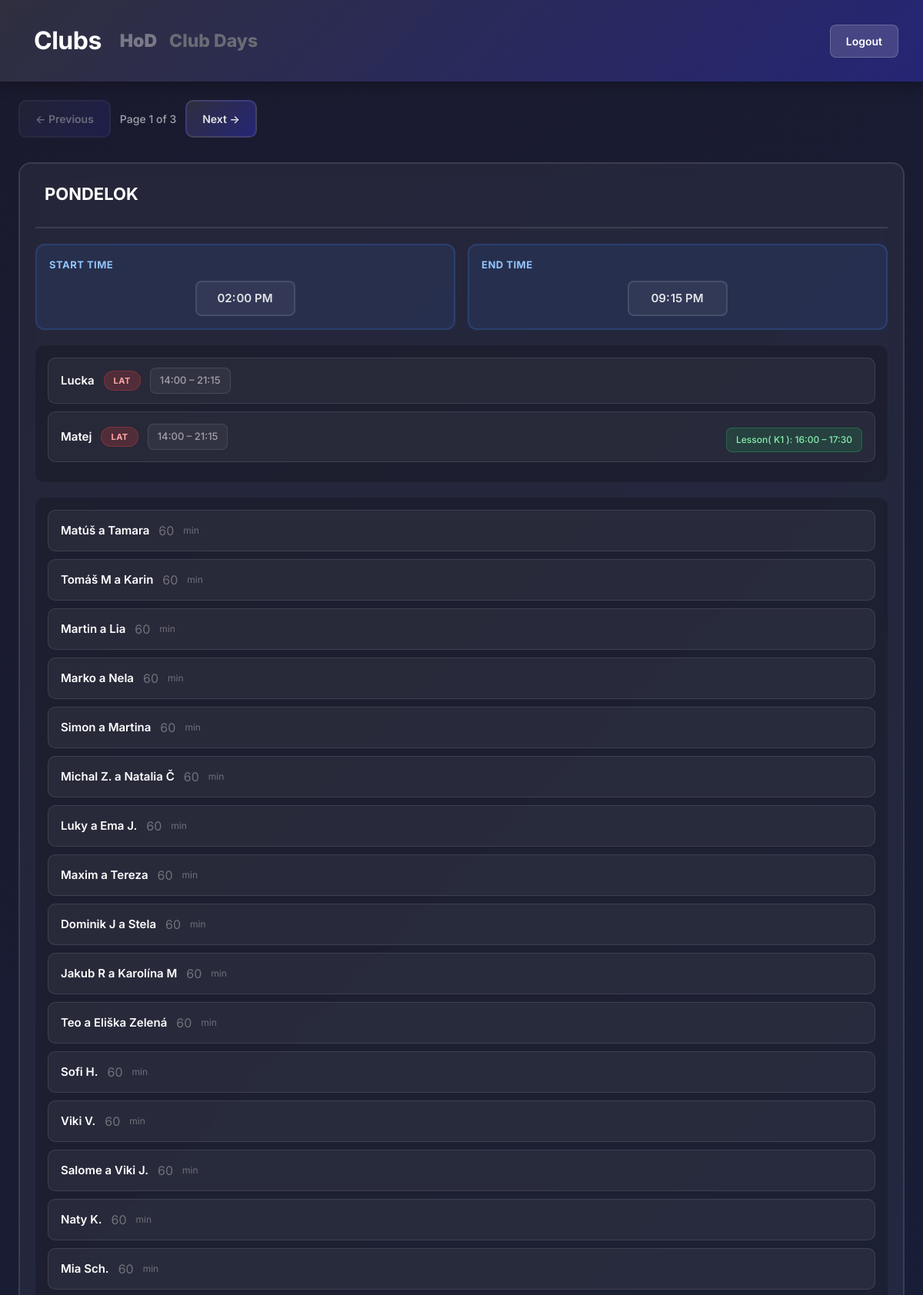
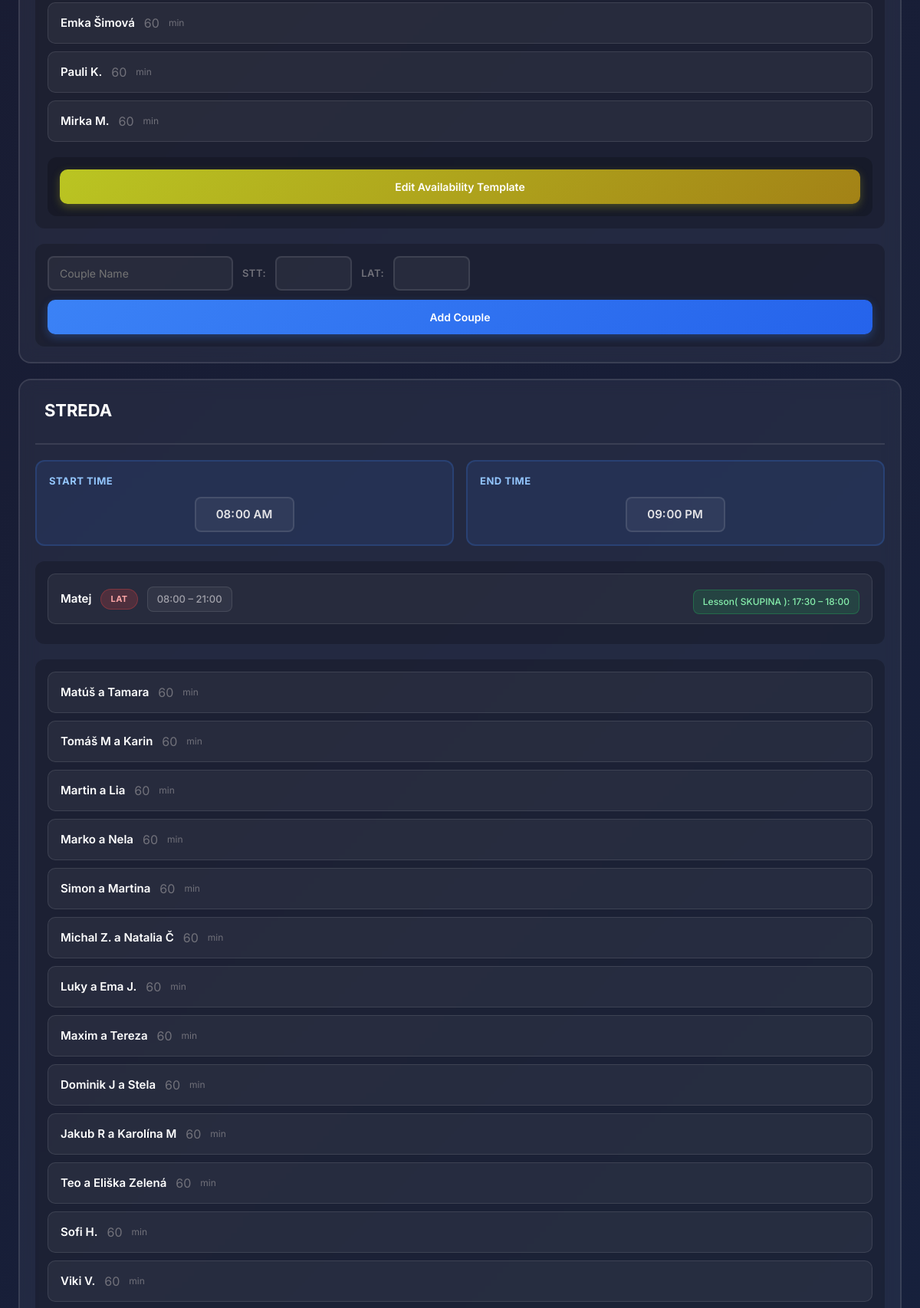
/dancer/club/16/ (signed in, upper part), run on the app's committed database (2 pictures, top to bottom).
### TrainerClubs/models.py (models this page shows, shortened)
class Club(models.Model):
    club_owner = models.ForeignKey(User, on_delete=models.CASCADE, related_name='clubs')
    name = models.CharField(max_length=100)
    profile_picture = models.ImageField(upload_to='club_profiles/', blank=True, null=True)

### main/models.py (models this page shows, shortened)
class Day(models.Model):
    club = models.ForeignKey(Club, on_delete=models.CASCADE, related_name="day", blank=True, null=True)
    user = models.ForeignKey(User, on_delete=models.CASCADE, related_name='day')
    name = models.CharField(max_length=200)
    couples = models.ManyToManyField('Couple', related_name='days', blank=True)
    start_time = models.TimeField(default=time(8,0))
    end_time = models.TimeField(default=time(21,0))
    trainers = models.ManyToManyField('Trainer', related_name='day', blank=True)

class Trainer(models.Model):
    club = models.ForeignKey(Club, on_delete=models.CASCADE, related_name='trainer', null=True, blank=True)
    user = models.ForeignKey(User, on_delete=models.CASCADE, related_name='trainer', null=True, blank=True)
    uid = models.IntegerField(default=0)
    name = models.CharField(max_length = 200)
    group_lesson = models.ManyToManyField('GroupLesson', related_name='trainer', blank=True)
    start_time = models.TimeField()
    end_time = models.TimeField()
    focus = models.CharField(max_length=10, default="S&L")

class TrainerDayAvailability(models.Model):
    club = models.ForeignKey(Club, on_delete=models.CASCADE, related_name='trainer_availabilities', blank=True, null=True)
    user = models.ForeignKey(User, on_delete=models.CASCADE, related_name='trainer_availabilities')
    day = models.ForeignKey('Day', on_delete=models.CASCADE, related_name='trainer_availabilities')
    trainer = models.ForeignKey('Trainer', on_delete=models.CASCADE, related_name='day_availabilities')
    start_time = models.TimeField()
    end_time = models.TimeField()
    class Meta:
        unique_together = ('day', 'trainer')

class GroupLesson(models.Model):
    club = models.ForeignKey(Club, on_delete=models.CASCADE, related_name='group_lessons', blank=True, null=True)
    user = models.ForeignKey(User, on_delete=models.CASCADE, related_name='group_lessons')
    day = models.ForeignKey('Day', on_delete=models.CASCADE, related_name='group_lessons', null=True, blank=True)
    groups = models.ManyToManyField('Group', related_name='group_lessons', blank=True)
    time_interval_start = models.TimeField(default=time(0, 0))
    time_interval_end = models.TimeField(default=time(0, 0))

class Group(models.Model):
    club = models.ForeignKey(Club, on_delete=models.CASCADE, related_name='groups', null=True, blank=True)
    user = models.ForeignKey(User, on_delete=models.CASCADE, related_name='owned_groups')
    name = models.CharField(max_length=200)
    index = models.IntegerField(default=0)  # For sorting groups
    couples = []

class Couple(models.Model):
    user = models.ForeignKey(User, on_delete=models.CASCADE, related_name='couple')
    name = models.CharField(max_length=200)
    min_duration = models.IntegerField(default=60)
    group = models.ForeignKey('Group', on_delete=models.CASCADE, related_name='couples', null=True, blank=True)
    dance_class_lat = models.CharField(max_length=100,)
    dance_class_stt = models.CharField(max_length=100,)

### DancersClubs/views.py (the view)
# urls.py: path('club/<int:club_id>/', views.show_club, name='dancer_show_club'),
@login_required
def show_club(request, club_id):
    club = get_object_or_404(Club, id=club_id)
    days = Day.objects.filter(club=club).all()
    paginator = Paginator(days, 2)
    page_number = request.GET.get('page',1)
    page_obj = paginator.get_page(page_number)
    return render(request, 'dancers_clubs_day_view.html', {'club':club, 'days':page_obj.object_list, 'page_obj':page_obj})

### main/templatetags/availability_tags.py (called while the page is built)
@register.filter
def trainer_start_for_day(day, trainer):
    try:
        availability = TrainerDayAvailability.objects.get(day=day, trainer=trainer)
        return availability.start_time
    except TrainerDayAvailability.DoesNotExist:
        return day.start_time

@register.filter
def trainer_end_for_day(day, trainer):
    try:
        availability = TrainerDayAvailability.objects.get(day=day, trainer=trainer)
        return availability.end_time
    except TrainerDayAvailability.DoesNotExist:
        return day.end_time

### DancersClubs/templates/dancers_clubs_day_view.html (shortened to what this page needs)
<!DOCTYPE html>
{% load availability_tags %}
<html lang="en">
<head>
    <link href="https://cdn.jsdelivr.net/npm/bootstrap@5.3.0/dist/css/bootstrap.min.css" rel="stylesheet">
</head>
<body>
    <div class="header">
        <nav class="navbar navbar-expand-lg" style="background-color: none; margin: 0; padding: 0;">
            <div class="container-fluid" style="display: flex;">
                <a class="navbar-brand" href="/dancer/dancers_dashboard/"
                style="font-size: 32px; font-weight: 700; color: white; letter-spacing: -0.5px; text-decoration: none;">Clubs</a>
                <div class="collapse navbar-collapse" id="navbarSupportedContent">
                <ul class="navbar-nav me-auto mb-2 mb-lg-0" style="display: flex;">
                    <li class="nav-item">
                    <a class="nav-link" aria-current="page" href="/dancer/club/{{club.id}}/"
                    style="
                        color: #797988 !important;
                        font-size: 23px !important;
                        font-weight: 1000 !important;
                        background: none;
                    ">{{ club.name }}</a>
                    </li>
                    <li class="nav-item">
                    <a class="nav-link disabled" aria-current="page"
                    style="
                        color: #6b6b75 !important;
                        font-size: 23px !important;
                        font-weight: 800 !important;
                        background: none;
                    ">Club Days</a>
                    </li>
                </ul>
                </div>
            </div>
        </nav>
        <a class="header-nav-btn" href="{% url 'logout' %}">Logout</a>
    </div>
    <div class="main-container">
        <div class="top-bar">
            <div class="nav-buttons">
                <a id="prev-page"
                   class="nav-btn{% if not page_obj.has_previous %} disabled{% endif %}"
                   data-club-id="{{club.id}}"
                   {% if page_obj.has_previous %}
                   href="?page={{ page_obj.previous_page_number }}"
                   data-target-page="{{ page_obj.previous_page_number }}"
                   {% else %}
                   aria-disabled="true" style="pointer-events: none;"
                   {% endif %}>← Previous</a>
                <span>Page {{ page_obj.number }} of {{ page_obj.paginator.num_pages }}</span>
                <a id="next-page"
                   class="nav-btn{% if not page_obj.has_next %} disabled{% endif %}"
                   data-club-id="{{club.id}}"
                   {% if page_obj.has_next %}
                   href="?page={{ page_obj.next_page_number }}"
                   data-target-page="{{ page_obj.next_page_number }}"
                   {% else %}
                   aria-disabled="true" style="pointer-events: none;"
                   {% endif %}>Next →</a>
            </div>
        </div>
        <div class="slider-container">
            <div id="days-slider" class="days-slider">
                <div class="days-page" data-page="{{ page_obj.number }}">
                    {% load availability_tags %}
                    {% for day in days %}
                    <div class="day-card" data-day-id="{{ day.id }}">
                        <div class="day-header">
                            <h3 contenteditable="false"
                                data-day-id="{{ day.id }}"
                                data-original="{{ day.name }}"
                                class="editable-day-name"
                                >{{ day.name }}</h3>
                        </div>
                        <div class="time-window">
                            <div class="time-block">
                                <p class="time-title">Start Time</p>
                                <div class="time-input-wrap">
                                    <input class="time-readonly"type="time" id="start-{{ day.id }}" name="start_time" data-day-id="{{ day.id }}" data-club-id="{{ club.id }}"
                                        value="{{ day.start_time|time:'H:i' }}" step="900" disabled>
                                </div>
                            </div>
                            <div class="time-block">
                                <p class="time-title">End Time</p>
                                <div class="time-input-wrap">
                                    <input type="time" class="time-readonly" id="end-{{ day.id }}" name="end_time" data-day-id="{{ day.id }}" data-club-id="{{ club.id }}"
                                        value="{{ day.end_time|time:'H:i' }}" step="900"disabled>
                                </div>
                            </div>
                        </div>
                        <div class="trainer-list">
                            {% for trainer in day.trainers.all %}
                            <div class="trainer-card">
                                <div class="trainer-meta">
                                    <span class="trainer-name editable-trainer" contenteditable="false"
                                        data-trainer-id="{{ trainer.id }}"
                                        data-original="{{ trainer.name }}">{{ trainer.name }}</span>
                                    {% if trainer.focus %}
                                    <span class="focus-badge focus-{{ trainer.focus|lower }} editable-trainer-focus"
                                        contenteditable="false"
                                        data-trainer-id="{{ trainer.id }}"
                                        data-original="{{ trainer.focus }}">{{ trainer.focus }}</span>
                                    {% endif %}
                                    <span class="time-chip">
                                        <span class="editable-start-time"
                                            data-trainer-id="{{ trainer.id }}"
                                            data-day-id="{{ day.id }}"
                                            data-original="{{ day|trainer_start_for_day:trainer|time:'H:i' }}">
                                            {{ day|trainer_start_for_day:trainer|time:'H:i' }}
                                        </span>
                                        –
                                        <span class="editable-end-time"
                                            data-trainer-id="{{ trainer.id }}"
                                            data-day-id="{{ day.id }}"
                                            data-original="{{ day|trainer_end_for_day:trainer|time:'H:i' }}">
                                            {{ day|trainer_end_for_day:trainer|time:'H:i' }}
                                        </span>
                                    </span>
                                </div>
                                {% if trainer.group_lesson.all %}
                                <div style="display:flex; flex-wrap:wrap; gap:8px; margin-top:8px;">
                                    {% for lesson in trainer.group_lesson.all %}
                                    {% if lesson.day and lesson.day.id == day.id %}
                                        <span class="lesson-chip">
                                            Lesson(
                                                {% for x in lesson.groups.all%}
                                                {{ x.name }}
                                                {% endfor %}
                                            ): {{ lesson.time_interval_start|time:'H:i' }} – {{ lesson.time_interval_end|time:'H:i' }}
                                        </span>
                                    {% endif %}
                                    {% endfor %}
                                </div>
                                {% endif %}
                            </div>
                            {% empty %}
                            <p style="color: #71717a; text-align: center; padding: 12px;">No trainers assigned</p>
                            {% endfor %}
                        </div>
                        {% if day.couples.all %}
                        <div class="couple-list">
                            {% for couple in day.couples.all %}
                            <div class="couple-item"
                                data-couple-id="{{ couple.id }}" data-day-id="{{ day.id }}">
                                <div>
                                    <span class="editable-couple">{{ couple.name }}</span>
                                    <span class="editable-time-duration"
                                        style="color: #71717a;">{{ couple.min_duration }}</span>
                                    <span style="color: #71717a; font-size: 12px;">min</span>
                                </div>
                            </div>
                            {% endfor %}
                            <div class="assign-row">
                                <form method="GET" action="{% url 'sheet' club.id%}">
                                    <button type="submit" class="btn-success"
                                    style="background: linear-gradient(135deg, #bac522 0%, #a38216 100%); box-shadow: 0 4px 12px rgba(197, 194, 34, 0.3); margin-top: 0px !important;">Edit Availability Template</button>
                                </form>
                            </div>
                        </div>
                        {% endif %}
                        <form method="POST" action="{% url 'add_couple_by_dancer' club.id%}" class="add-to-day-form">
                            <div class="assign-row">
                                <div class="assign-fields">
                                    <input type="text" name="couple_name" placeholder="Couple Name" required>
                                    <label class="small-label">STT:</label>
                                    <input type="text" name="dance_class_stt" style="max-width: 100px;">
                                    <label class="small-label">LAT:</label>
                                    <input type="text" name="dance_class_lat" style="max-width: 100px;">
                                </div>
                                <button type="submit">Add Couple</button>
                            </div>
                        </form>
                    </div>
                    {% endfor %}
                </div>
            </div>
        </div>
    </div>
</body>
</html>

### data on the page
Club: name "HoD"
Day: name "PONDELOK", start_time "14:00", end_time "21:15", id.start_time "14:00", id.end_time "21:15"
Trainer: name "Lucka", focus "LAT"
Trainer: name "Matej", focus "LAT"
GroupLesson: time_interval_start "16:00", time_interval_end "17:30"
Group: name "K1"
Couple: name "Matúš a Tamara", min_duration "60"
Couple: name "Tomáš M a Karin", min_duration "60"
Couple: name "Martin a Lia", min_duration "60"
Couple: name "Marko a Nela", min_duration "60"
Couple: name "Simon a Martina", min_duration "60"
Couple: name "Michal Z. a Natalia Č", min_duration "60"
Couple: name "Luky a Ema J.", min_duration "60"
Couple: name "Maxim a Tereza", min_duration "60"
Couple: name "Dominik J a Stela", min_duration "60"
Couple: name "Jakub R a Karolína M", min_duration "60"
Couple: name "Teo a Eliška Zelená", min_duration "60"
Couple: name "Sofi H.", min_duration "60"
Couple: name "Viki V.", min_duration "60"
Couple: name "Salome a Viki J.", min_duration "60"
Couple: name "Naty K.", min_duration "60"
Couple: name "Mia Sch.", min_duration "60"
Couple: name "Emka Šimová", min_duration "60"
Couple: name "Pauli K.", min_duration "60"
Couple: name "Mirka M.", min_duration "60"
Day: name "STREDA", start_time "08:00", end_time "21:00", id.start_time "08:00", id.end_time "21:00"
GroupLesson: time_interval_start "17:30", time_interval_end "18:00"
Group: name "SKUPINA"

### other printed values
{{ page_obj.number }} "1"
{{ page_obj.paginator.num_pages }} "3"
